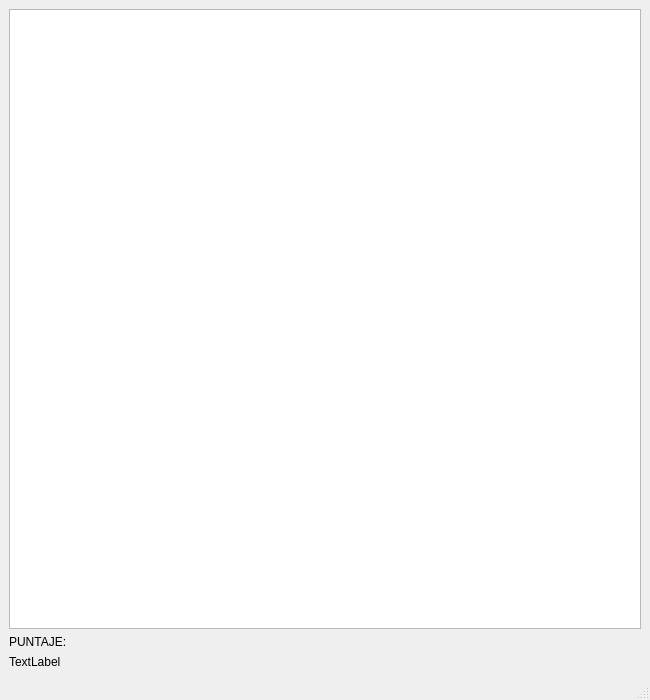
<?xml version="1.0" encoding="UTF-8"?>
<ui version="4.0">
 <class>MainWindow</class>
 <widget class="QMainWindow" name="MainWindow">
  <property name="geometry">
   <rect>
    <x>0</x>
    <y>0</y>
    <width>650</width>
    <height>700</height>
   </rect>
  </property>
  <property name="windowTitle">
   <string>MainWindow</string>
  </property>
  <widget class="QWidget" name="centralwidget">
   <layout class="QGridLayout" name="gridLayout">
    <item row="1" column="0">
     <widget class="QLabel" name="label">
      <property name="text">
       <string>PUNTAJE:</string>
      </property>
     </widget>
    </item>
    <item row="0" column="0">
     <widget class="QGraphicsView" name="graphicsView"/>
    </item>
    <item row="2" column="0">
     <widget class="QLabel" name="label_2">
      <property name="text">
       <string>TextLabel</string>
      </property>
     </widget>
    </item>
   </layout>
  </widget>
  <widget class="QMenuBar" name="menubar">
   <property name="geometry">
    <rect>
     <x>0</x>
     <y>0</y>
     <width>650</width>
     <height>22</height>
    </rect>
   </property>
  </widget>
  <widget class="QStatusBar" name="statusbar"/>
 </widget>
 <resources/>
 <connections/>
</ui>
